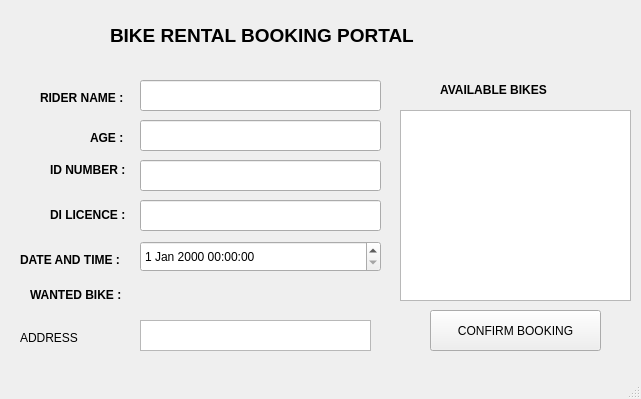
<?xml version="1.0" encoding="UTF-8"?>
<ui version="4.0">
 <class>MainWindow</class>
 <widget class="QMainWindow" name="MainWindow">
  <property name="geometry">
   <rect>
    <x>0</x>
    <y>0</y>
    <width>641</width>
    <height>399</height>
   </rect>
  </property>
  <property name="windowTitle">
   <string>MainWindow</string>
  </property>
  <widget class="QWidget" name="centralwidget">
   <widget class="QLabel" name="label">
    <property name="geometry">
     <rect>
      <x>110</x>
      <y>10</y>
      <width>411</width>
      <height>51</height>
     </rect>
    </property>
    <property name="text">
     <string>&lt;html&gt;&lt;head/&gt;&lt;body&gt;&lt;p&gt;&lt;span style=&quot; font-size:14pt; font-weight:600;&quot;&gt;BIKE RENTAL BOOKING PORTAL&lt;/span&gt;&lt;/p&gt;&lt;/body&gt;&lt;/html&gt;</string>
    </property>
   </widget>
   <widget class="QLabel" name="label_2">
    <property name="geometry">
     <rect>
      <x>40</x>
      <y>90</y>
      <width>101</width>
      <height>16</height>
     </rect>
    </property>
    <property name="styleSheet">
     <string notr="true"/>
    </property>
    <property name="text">
     <string>&lt;html&gt;&lt;head/&gt;&lt;body&gt;&lt;p&gt;&lt;span style=&quot; font-weight:600;&quot;&gt;RIDER NAME  :&lt;/span&gt;&lt;/p&gt;&lt;/body&gt;&lt;/html&gt;</string>
    </property>
   </widget>
   <widget class="QLabel" name="label_3">
    <property name="geometry">
     <rect>
      <x>90</x>
      <y>130</y>
      <width>55</width>
      <height>16</height>
     </rect>
    </property>
    <property name="text">
     <string>&lt;html&gt;&lt;head/&gt;&lt;body&gt;&lt;p&gt;&lt;span style=&quot; font-weight:600;&quot;&gt;AGE :&lt;/span&gt;&lt;/p&gt;&lt;/body&gt;&lt;/html&gt;</string>
    </property>
   </widget>
   <widget class="QLabel" name="label_4">
    <property name="geometry">
     <rect>
      <x>50</x>
      <y>160</y>
      <width>111</width>
      <height>21</height>
     </rect>
    </property>
    <property name="text">
     <string>&lt;html&gt;&lt;head/&gt;&lt;body&gt;&lt;p&gt;&lt;span style=&quot; font-weight:600;&quot;&gt;ID NUMBER :&lt;/span&gt;&lt;/p&gt;&lt;/body&gt;&lt;/html&gt;</string>
    </property>
   </widget>
   <widget class="QLabel" name="label_5">
    <property name="geometry">
     <rect>
      <x>50</x>
      <y>200</y>
      <width>111</width>
      <height>31</height>
     </rect>
    </property>
    <property name="text">
     <string>&lt;html&gt;&lt;head/&gt;&lt;body&gt;&lt;p&gt;&lt;span style=&quot; font-weight:600;&quot;&gt;DI LICENCE :&lt;/span&gt;&lt;/p&gt;&lt;/body&gt;&lt;/html&gt;</string>
    </property>
   </widget>
   <widget class="QLineEdit" name="ridername">
    <property name="geometry">
     <rect>
      <x>140</x>
      <y>80</y>
      <width>241</width>
      <height>31</height>
     </rect>
    </property>
   </widget>
   <widget class="QLineEdit" name="age">
    <property name="geometry">
     <rect>
      <x>140</x>
      <y>120</y>
      <width>241</width>
      <height>31</height>
     </rect>
    </property>
   </widget>
   <widget class="QLineEdit" name="idnumber">
    <property name="geometry">
     <rect>
      <x>140</x>
      <y>160</y>
      <width>241</width>
      <height>31</height>
     </rect>
    </property>
   </widget>
   <widget class="QLineEdit" name="dilicence">
    <property name="geometry">
     <rect>
      <x>140</x>
      <y>200</y>
      <width>241</width>
      <height>31</height>
     </rect>
    </property>
   </widget>
   <widget class="QLabel" name="label_6">
    <property name="geometry">
     <rect>
      <x>20</x>
      <y>250</y>
      <width>111</width>
      <height>21</height>
     </rect>
    </property>
    <property name="text">
     <string>&lt;html&gt;&lt;head/&gt;&lt;body&gt;&lt;p&gt;&lt;span style=&quot; font-weight:600;&quot;&gt;DATE AND TIME :&lt;/span&gt;&lt;/p&gt;&lt;/body&gt;&lt;/html&gt;</string>
    </property>
   </widget>
   <widget class="QDateTimeEdit" name="dateTimeEdit">
    <property name="geometry">
     <rect>
      <x>140</x>
      <y>241</y>
      <width>241</width>
      <height>31</height>
     </rect>
    </property>
   </widget>
   <widget class="QListView" name="listView">
    <property name="geometry">
     <rect>
      <x>400</x>
      <y>110</y>
      <width>231</width>
      <height>191</height>
     </rect>
    </property>
   </widget>
   <widget class="QLabel" name="label_7">
    <property name="geometry">
     <rect>
      <x>440</x>
      <y>80</y>
      <width>171</width>
      <height>21</height>
     </rect>
    </property>
    <property name="text">
     <string>&lt;html&gt;&lt;head/&gt;&lt;body&gt;&lt;p&gt;&lt;span style=&quot; font-size:9pt; font-weight:600;&quot;&gt;AVAILABLE BIKES&lt;/span&gt;&lt;/p&gt;&lt;/body&gt;&lt;/html&gt;</string>
    </property>
   </widget>
   <widget class="QLabel" name="label_8">
    <property name="geometry">
     <rect>
      <x>30</x>
      <y>280</y>
      <width>101</width>
      <height>31</height>
     </rect>
    </property>
    <property name="text">
     <string>&lt;html&gt;&lt;head/&gt;&lt;body&gt;&lt;p&gt;&lt;span style=&quot; font-weight:600;&quot;&gt;WANTED BIKE :&lt;/span&gt;&lt;/p&gt;&lt;/body&gt;&lt;/html&gt;</string>
    </property>
   </widget>
   <widget class="QPushButton" name="pushButton">
    <property name="geometry">
     <rect>
      <x>430</x>
      <y>310</y>
      <width>171</width>
      <height>41</height>
     </rect>
    </property>
    <property name="text">
     <string>CONFIRM BOOKING</string>
    </property>
   </widget>
   <widget class="QTextEdit" name="address">
    <property name="geometry">
     <rect>
      <x>140</x>
      <y>320</y>
      <width>231</width>
      <height>31</height>
     </rect>
    </property>
   </widget>
   <widget class="QLabel" name="label_9">
    <property name="geometry">
     <rect>
      <x>20</x>
      <y>330</y>
      <width>111</width>
      <height>16</height>
     </rect>
    </property>
    <property name="text">
     <string>ADDRESS</string>
    </property>
   </widget>
   <widget class="QLabel" name="bikewanted">
    <property name="geometry">
     <rect>
      <x>140</x>
      <y>290</y>
      <width>231</width>
      <height>21</height>
     </rect>
    </property>
    <property name="text">
     <string/>
    </property>
   </widget>
  </widget>
  <widget class="QStatusBar" name="statusbar"/>
 </widget>
 <resources/>
 <connections/>
</ui>
